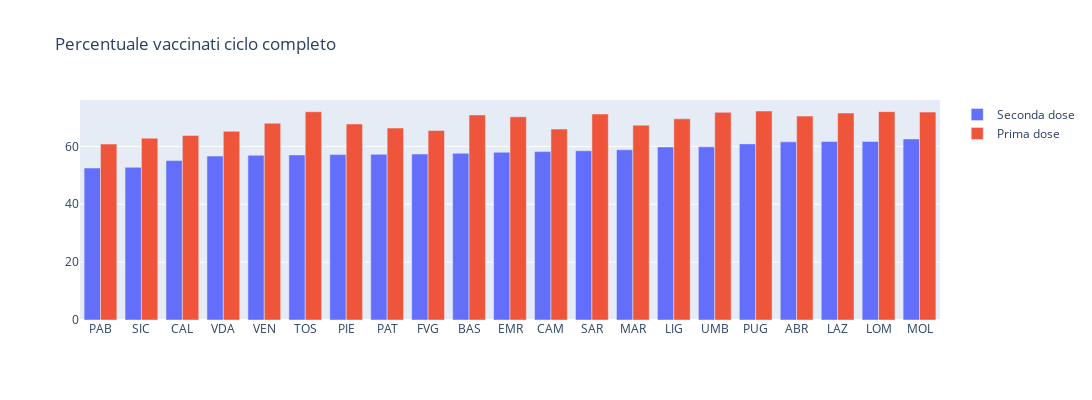

Source (notebook cell):
### Code cell
fig=go.Figure()


ordine=np.argsort(list(rate_seconda_dose.values()))

fig.add_trace(go.Bar(x=np.array(list(rate_seconda_dose.keys()))[ordine],
                     y=np.array(list(rate_seconda_dose.values()))[ordine],
                     name='Seconda dose'))

fig.add_trace(go.Bar(x=np.array(list(rate_prima_dose.keys()))[ordine],
                     y=np.array(list(rate_prima_dose.values()))[ordine],
                     name='Prima dose'))

fig.update_layout(
    title='Percentuale vaccinati ciclo completo',
    autosize=False,
    showlegend=True,
    width=1200,
    height=400)

### Figure 1 — Plotly figure (JSON) as saved in the notebook; plotly's stock layout.template omitted (floating-point values rounded to 4 significant figures)
{"data": [{"name": "Seconda dose", "type": "bar", "x": ["PAB", "SIC", "CAL", "VDA", "VEN", "TOS", "PIE", "PAT", "FVG", "BAS", "EMR", "CAM", "SAR", "MAR", "LIG", "UMB", "PUG", "ABR", "LAZ", "LOM", "MOL"], "y": [52.52, 52.76, 55.08, 56.63, 56.92, 57.05, 57.15, 57.25, 57.34, 57.61, 57.98, 58.19, 58.5, 58.81, 59.8, 59.83, 60.86, 61.56, 61.67, 61.72, 62.56]}, {"name": "Prima dose", "type": "bar", "x": ["PAB", "SIC", "CAL", "VDA", "VEN", "TOS", "PIE", "PAT", "FVG", "BAS", "EMR", "CAM", "SAR", "MAR", "LIG", "UMB", "PUG", "ABR", "LAZ", "LOM", "MOL"], "y": [60.8, 62.83, 63.77, 65.2, 67.99, 71.98, 67.75, 66.33, 65.47, 70.85, 70.21, 65.97, 71.19, 67.34, 69.52, 71.76, 72.22, 70.46, 71.53, 72.0, 71.85]}], "layout": {"autosize": false, "height": 400, "showlegend": true, "title": {"text": "Percentuale vaccinati ciclo completo"}, "width": 1200, "xaxis": {"autorange": true, "range": [-0.5, 20.5], "type": "category"}, "yaxis": {"autorange": true, "range": [0, 76.03], "type": "linear"}}}
